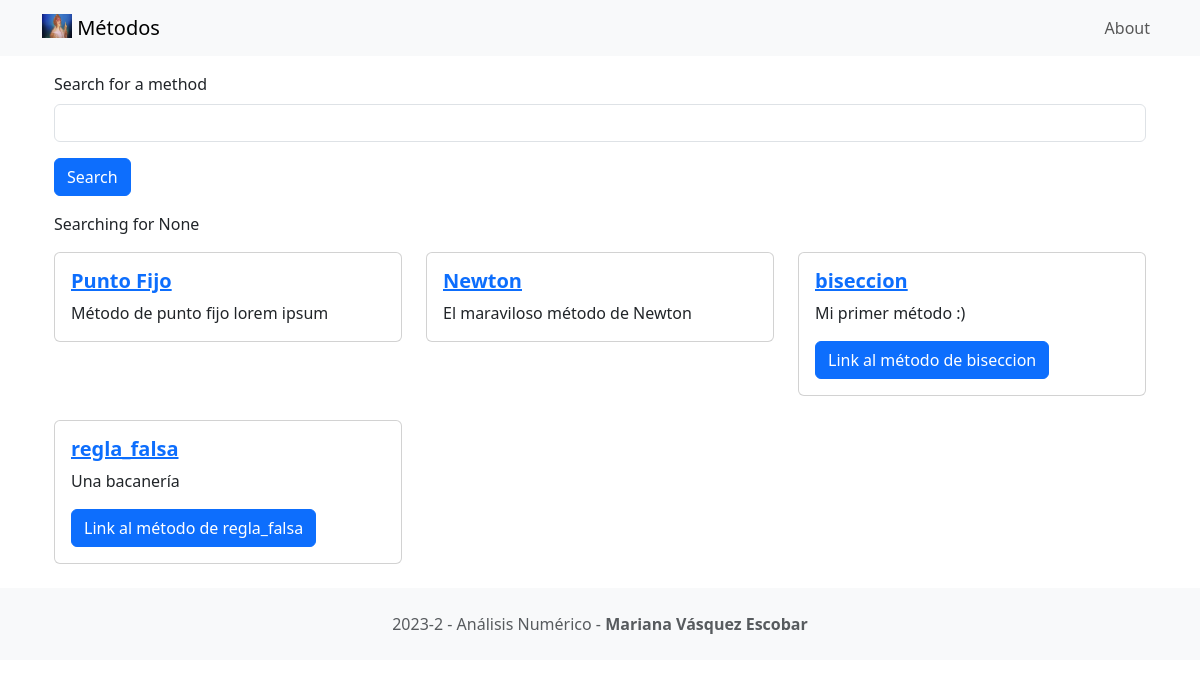
/, run on an earlier commit of the app's database.
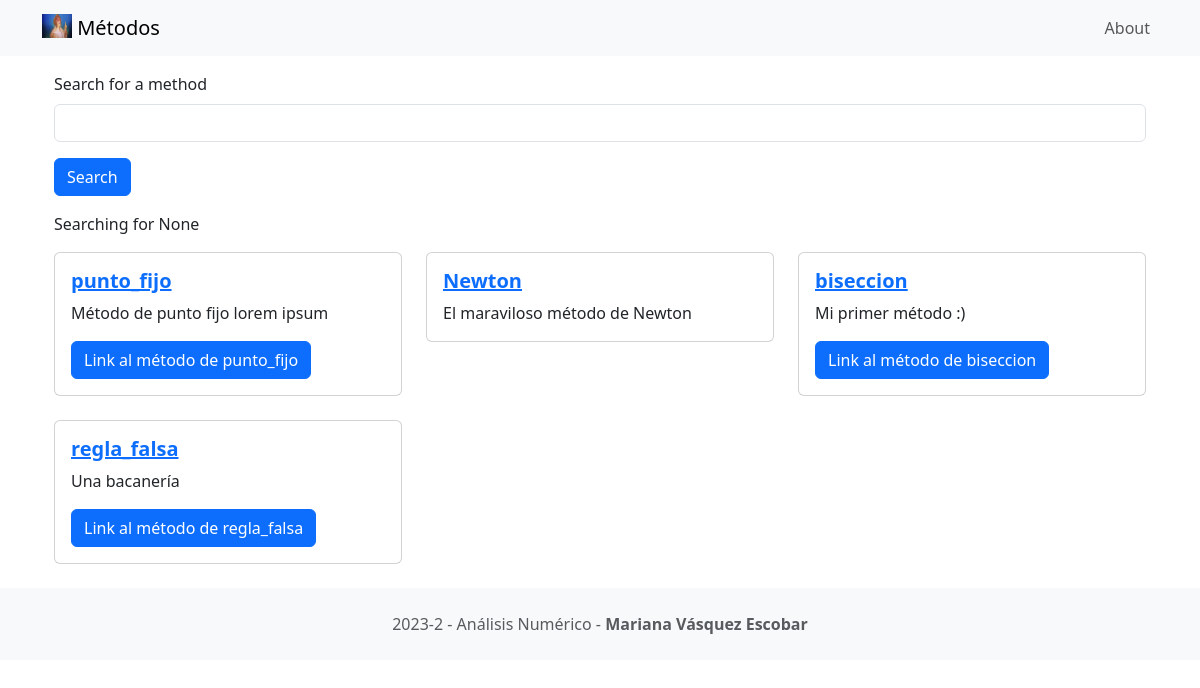
And on a later commit of the database.
### metodo/models.py (models this page shows, shortened)
class Metodo(models.Model):
    title = models.CharField(max_length=100)
    description = models.CharField(max_length=250)
    url= models.URLField(blank=True)

### metodo/views.py (the view)
# urls.py: 2. Add a URL to urlpatterns:  path('', views.home, name='home')
def home(request):
    searchTerm = request.GET.get('searchMethod')
    if searchTerm:
        metodos = Metodo.objects.filter(title__icontains=searchTerm)
    else:
        metodos = Metodo.objects.all()
    return render(request, 'home.html', {'searchTerm': searchTerm, 'metodos': metodos})

### metodo/templates/home.html
{% extends 'base.html' %}
{% block content %}
<div class="container">
    <form action="">
        <div class="mb-3">
          <label for="searchMethod" class="form-label">Search for a method</label>
          <input type="text" class="form-control" name="searchMethod" aria-describedby="methodHelp">
        </div>
        <button type="submit" class="btn btn-primary">Search</button>
      </form>
      <p>Searching for {{searchTerm}}</p>
      <div class="row row-cols-1 row-cols-md-3 g-4">
        {% for metodo in metodos %}
        <div v-for="metodo in metodos" class="col">
          <div class="card">
            <div class="card-body">
              <a href="{% url 'detail' metodo.id %}">
                <h5 class="card-title fw-bold">{{ metodo.title}}</h5>
              </a>
              <p class="card-text">{{metodo.description}}</p>
              {% if metodo.url %}
                <a href="{{ metodo.url}}" class="btn btn-primary">Link al método de {{metodo.title}}</a>
              {% endif %}
            </div>
          </div>
        </div>
        {% endfor %}
      </div>
</div>
{% endblock content %}

What changed in the data, as far as the page shows it:
changed Metodo "Método de punto fijo lorem ipsum": title "Punto Fijo" → "punto_fijo"; title (not shown) → "punto_fijo"
